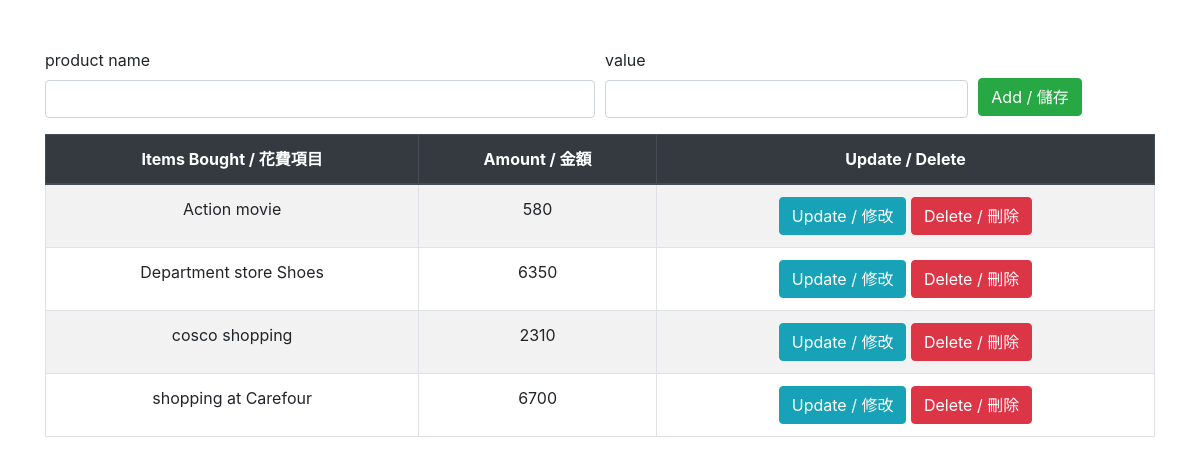
Before: / with the older database file.
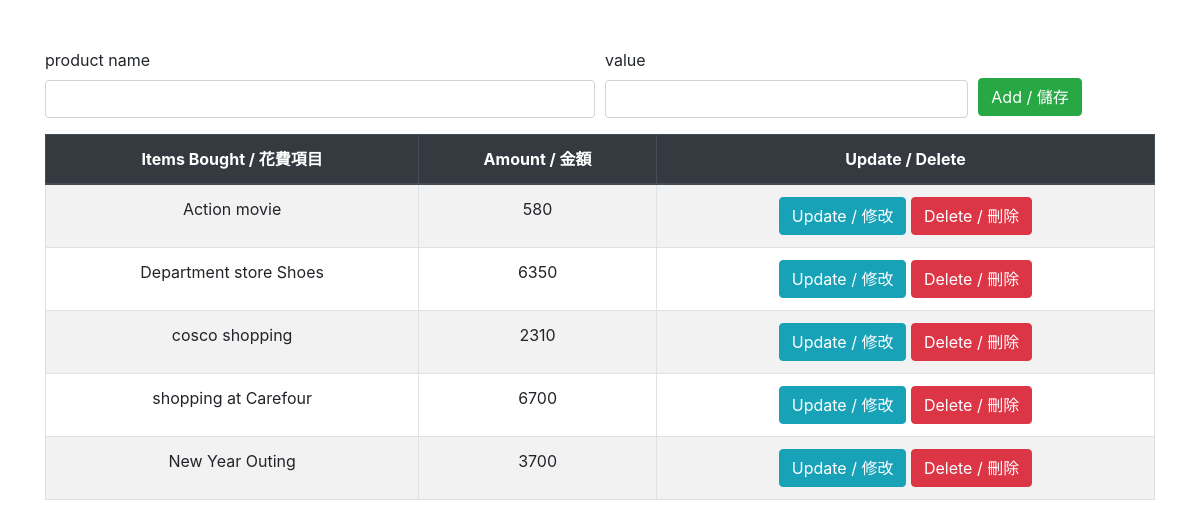
After: the same page with the newer database file.
### expenses/models.py (models this page shows)
class Expenses(models.Model):
    name = models.CharField(max_length=255)
    price = models.IntegerField()

### expenses/views.py (the view)
# urls.py: path('', views.index, name="Index"),
def index(request):
    expenses = Expenses.objects.all()
    form = ExpenseModelForm()
    if request.method == "POST":
        form = ExpenseModelForm(data=request.POST)
        if form.is_valid:
            form.save()
        return redirect("/")
    context = {
        'expenses': expenses,
        'form': form
    }
    return render(request, 'index.html', context)

### expenses/forms.py
class ExpenseModelForm(forms.ModelForm):
    class Meta:
        model = Expenses
        fields = '__all__'
        widgets = {
            'name': forms.TextInput(attrs={'class': 'form-control'}),
            'price': forms.NumberInput(attrs={'class': 'form-control'})
        }
        labels = {
            'name': 'product name',
            'price': 'value'
        }

### expenses/templates/index.html (shortened to what this page needs)
{% extends 'base.html' %}
{% block content %}
<form action="" method="POST">
    <div class="form-row">
        <div class="form-group col-md-6">
            <label>{{ form.name.label }}</label>
            {{ form.name }}
        </div>
        <div class="form-group col-md-4">
            <label>{{ form.price.label }}</label>
            {{ form.price }}
        </div>
        <div class="form-group col-md-2">
            <input type="submit" class="btn btn-success" style="margin-top:30px;" value="Add / 儲存">
        </div>
    </div>
</form>
<table class="table table-bordered table-striped text-center">
    <thead class="thead-dark">
        <tr>
            <th>Items Bought / 花費項目</th>
            <th>Amount / 金額</th>
            <th>Update / Delete</th>
        </tr>
    </thead>
    <tbody>
        {% for i in expenses %}
        <tr>
            <td>{{ i.name }}</td>
            <td>{{ i.price }}</td>
            <td>
                <a href="{% url 'Update' i.id %}" class="btn btn-info">Update / 修改</a>
                <a href="{% url 'Delete' i.id %}" class="btn btn-danger">Delete / 刪除</a>
            </td>
        </tr>
        {% endfor %}
    </tbody>
</table>
{% endblock %}

Changed rows visible on the page:
added Expenses: name "New Year Outing", price "3700"
